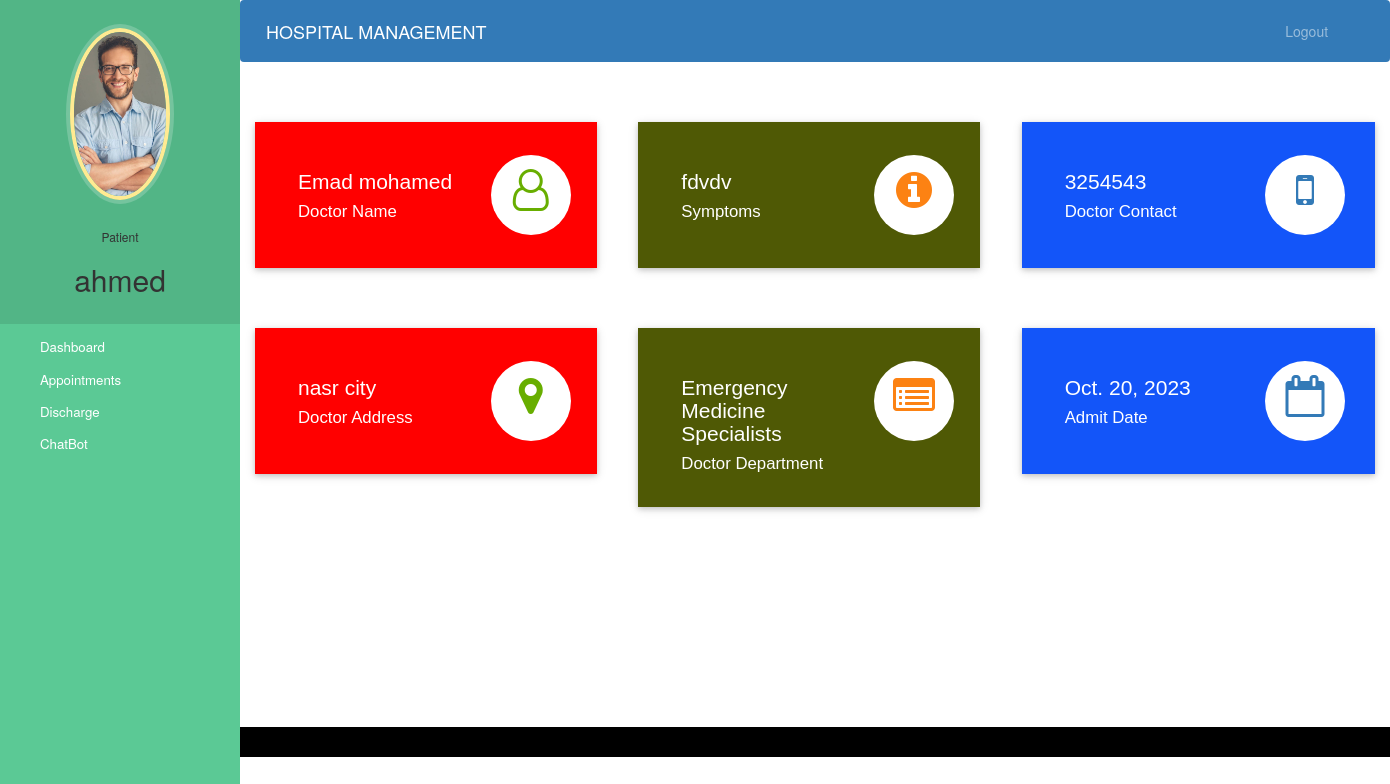
Screenshot of /patient-dashboard (signed in) with the database file from the repository.
### hospital/models.py (models this page shows, shortened)
class Patient(models.Model):
    user=models.OneToOneField(User,on_delete=models.CASCADE)
    profile_pic= models.ImageField(upload_to='profile_pic/PatientProfilePic/',null=True,blank=True)
    address = models.CharField(max_length=40)
    mobile = models.CharField(max_length=20,null=False)
    symptoms = models.CharField(max_length=100,null=False)
    assignedDoctorId = models.PositiveIntegerField(null=True)
    admitDate=models.DateField(auto_now=True)
    status=models.BooleanField(default=False)

class Doctor(models.Model):
    user=models.OneToOneField(User,on_delete=models.CASCADE)
    profile_pic= models.ImageField(upload_to='profile_pic/DoctorProfilePic/',null=True,blank=True)
    address = models.CharField(max_length=40)
    mobile = models.CharField(max_length=20,null=True)
    department= models.CharField(max_length=50,choices=departments,default='Cardiologist')
    status=models.BooleanField(default=False)
    @property
    def get_name(self):
        return self.user.first_name+" "+self.user.last_name

### hospital/views.py (the view)
# urls.py: path('patient-dashboard', views.patient_dashboard_view,name='patient-dashboard'),
@login_required(login_url='patientlogin')
@user_passes_test(is_patient)
def patient_dashboard_view(request):
    patient=models.Patient.objects.get(user_id=request.user.id)
    doctor=models.Doctor.objects.get(user_id=patient.assignedDoctorId)
    mydict={
    'patient':patient,
    'doctorName':doctor.get_name,
    'doctorMobile':doctor.mobile,
    'doctorAddress':doctor.address,
    'symptoms':patient.symptoms,
    'doctorDepartment':doctor.department,
    'admitDate':patient.admitDate,
    }
    return render(request,'hospital/patient_dashboard.html',context=mydict)

### hospital/views.py (called while the page is built)
def is_patient(user):
    return user.groups.filter(name='PATIENT').exists()

### templates/hospital/patient_dashboard.html
{% extends 'hospital/patient_base.html' %}
{% load static %}
{% block content %}
{%include 'hospital/patient_dashboard_cards.html'%}
<br><br><br><br>
{% endblock content %}

### templates/hospital/patient_base.html (shortened to what this page needs)
<!DOCTYPE html>
{% load static %}
<html lang="en">
<head>
  <link rel="stylesheet" href="https://stackpath.bootstrapcdn.com/bootstrap/4.3.1/css/bootstrap.min.css">
  <link rel="stylesheet" href="https://maxcdn.bootstrapcdn.com/font-awesome/4.7.0/css/font-awesome.min.css">
</head>
<body>
  <nav class="menu" tabindex="0">
    <header class="avatar">
      <img src="{% static patient.profile_pic.url %}" alt="Profile Pic" />
      <br><br>
      <h6>Patient</h6>
      <h2>{{request.user.first_name}}</h2>
    </header>
    <ul>
      <li tabindex="0" class="icon-dashboard"> <a style="color:white; text-decoration:none;" href="/patient-dashboard"><span>Dashboard</span></a> </li>
      <li tabindex="0" class="icon-calendar"> <a style="color:white; text-decoration:none;" href="/patient-appointment"><span>Appointments</span></a></li>
      <li tabindex="0" class="icon-users"> <a style="color:white; text-decoration:none;" href="/patient-discharge"><span>Discharge</span></a></li>
      <li tabindex="0" class="icon-users"> <a style="color:white; text-decoration:none;" href="/ChatBot"><span>ChatBot</span></a></li>
    </ul>
  </nav>
  <main>
    <div class="bs-example">
      <nav class="navbar navbar-expand-md  navbar-dark fixed-top" style="background:#337AB7;">
        <a href="/patient-dashboard" class="navbar-brand">HOSPITAL MANAGEMENT</a>
        <div class="collapse navbar-collapse justify-content-between" id="navbarCollapse">
          <div class="navbar-nav" style=" margin-left: 90%;">
            <a href="/logout" class="nav-item nav-link">Logout</a>
          </div>
        </div>
      </nav>
    </div>
    <br><br>
    {% block content %}
    {% endblock content %}
    <br><br><br><br><br><br><br>
    <footer>
      <br>
      <div class="container">
        <div class="row">
          <div class="col-md-12 col-sm-12">
          </div>
        </div>
      </div>
    </footer>
  </main>
</body>
</html>

### templates/hospital/patient_dashboard_cards.html (shortened to what this page needs)
<!DOCTYPE html>
<html lang="en" dir="ltr">
<head>
  <link rel="stylesheet" href="https://maxcdn.bootstrapcdn.com/bootstrap/3.4.1/css/bootstrap.min.css">
  <link rel="stylesheet" href="https://cdnjs.cloudflare.com/ajax/libs/font-awesome/4.7.0/css/font-awesome.min.css">
</head>
<body>
  <div class="market-updates">
    <div class="col-md-4 market-update-gd">
      <div class="market-update-block clr-block-1">
        <div class="col-md-8 market-update-left">
          <h3>{{doctorName}}</h3>
          <h4>Doctor Name</h4>
        </div>
        <div class="col-md-4 market-update-right">
          <i class="fa fa-user-o"> </i>
        </div>
        <div class="clearfix"> </div>
      </div>
    </div>
    <div class="col-md-4 market-update-gd">
      <div class="market-update-block clr-block-2">
        <div class="col-md-8 market-update-left">
          <h3>{{symptoms}}</h3>
          <h4>Symptoms</h4>
        </div>
        <div class="col-md-4 market-update-right">
          <i class="fa fa-info-circle"></i>
        </div>
        <div class="clearfix"> </div>
      </div>
    </div>
    <div class="col-md-4 market-update-gd">
      <div class="market-update-block clr-block-3">
        <div class="col-md-8 market-update-left">
          <h3>{{doctorMobile}}</h3>
          <h4>Doctor Contact</h4>
        </div>
        <div class="col-md-4 market-update-right">
          <i class="fa fa-mobile" aria-hidden="true"></i>
        </div>
        <div class="clearfix"> </div>
      </div>
    </div>
  </div>
  <br><br><br>
  <div class="market-updates">
    <div class="col-md-4 market-update-gd">
      <div class="market-update-block clr-block-1">
        <div class="col-md-8 market-update-left">
          <h3>{{doctorAddress}}</h3>
          <h4>Doctor Address</h4>
        </div>
        <div class="col-md-4 market-update-right">
          <i class="fa fa-map-marker"> </i>
        </div>
        <div class="clearfix"> </div>
      </div>
    </div>
    <div class="col-md-4 market-update-gd">
      <div class="market-update-block clr-block-2">
        <div class="col-md-8 market-update-left">
          <h3>{{doctorDepartment}}</h3>
          <h4>Doctor Department</h4>
        </div>
        <div class="col-md-4 market-update-right">
          <i class="fa fa-list-alt"></i>
        </div>
        <div class="clearfix"> </div>
      </div>
    </div>
    <div class="col-md-4 market-update-gd">
      <div class="market-update-block clr-block-3">
        <div class="col-md-8 market-update-left">
          <h3>{{admitDate}}</h3>
          <h4>Admit Date</h4>
        </div>
        <div class="col-md-4 market-update-right">
          <i class="fa fa-calendar-o" aria-hidden="true"></i>
        </div>
        <div class="clearfix"> </div>
      </div>
    </div>
  </div>
</body>
</html>

### templates/hospital/patient_base.html (style rules this page uses)
a:link { text-decoration: none; }
a { color: white; }
footer { padding: 0px 0px 0px 0px; background-color: black; margin: 0px; }
.fa { font-size: 23px; width: 60px; text-align: center; text-decoration: none; margin: 5px 2px; border-radius: 50%; }
body { padding-left: 240px; }
main { position: relative; height: 100vh; }
.menu { background: #5bc995; height: 100vh; width: 240px; position: fixed; top: 0px; left: 0; z-index: 5; outline: none; }
.menu .avatar { background: rgba(0, 0, 0, 0.1); padding: 2em 0.5em; text-align: center; }
.menu .avatar img { width: 100px; border-radius: 50%; overflow: hidden; border: 4px solid #ffea92; box-shadow: 0 0 0 4px rgba(255, 255, 255, 0.2); }
.menu .avatar h2 { font-weight: normal; margin-bottom: 0; }
.menu ul { list-style: none; padding: 0.5em 0; margin: 0; }
.menu ul li { padding: 0.5em 1em 0.5em 3em; font-size: 0.95em; font-weight: regular; background-repeat: no-repeat; background-position: left 15px center; background-size: auto 20px; transition: all 0.15s linear; cursor: pointer; }
.menu ul li.icon-dashboard { background-image: url("http://www.entypo.com/images//gauge.svg"); }
.menu ul li.icon-users { background-image: url("http://www.entypo.com/images//users.svg"); }
.menu ul li.icon-calendar { background-image: url("http://www.entypo.com/images//calendar.svg"); }

### templates/hospital/patient_dashboard_cards.html (style rules this page uses)
.market-update-block { padding: 2em 2em; background: #999; }
.market-update-block h3 { color: #fff; font-size: 1.5em; font-family: 'Carrois Gothic', sans-serif; }
.market-update-block h4 { font-size: 1.2em; color: #fff; margin: 0.3em 0em; font-family: 'Carrois Gothic', sans-serif; }
.market-update-block.clr-block-1 { background: #ff0000; margin-right: 0.8em; box-shadow: 0 2px 5px 0 rgba(0, 0, 0, 0.16), 0 2px 10px 0 rgba(0, 0, 0, 0.12); transition: 0.5s all; -webkit-transition: 0.5s all; -moz-transition: 0.5s all; -o-transition: 0.5s all; }
.market-update-block.clr-block-2 { background: #4f5905; margin-right: 0.8em; box-shadow: 0 2px 5px 0 rgba(0, 0, 0, 0.16), 0 2px 10px 0 rgba(0, 0, 0, 0.12); transition: 0.5s all; -webkit-transition: 0.5s all; -moz-transition: 0.5s all; -o-transition: 0.5s all; }
.market-update-block.clr-block-3 { background: #1355f9; box-shadow: 0 2px 5px 0 rgba(0, 0, 0, 0.16), 0 2px 10px 0 rgba(0, 0, 0, 0.12); transition: 0.5s all; -webkit-transition: 0.5s all; -moz-transition: 0.5s all; -o-transition: 0.5s all; }
.market-update-right i.fa.fa-user-o, i.fa.fa-map-marker { font-size: 3em; color: #68AE00; width: 80px; height: 80px; background: #fff; text-align: center; border-radius: 49px; -webkit-border-radius: 49px; -moz-border-radius: 49px; -o-border-radius: 49px; line-height: 1.7em; }
.market-update-right i.fa.fa-info-circle, i.fa.fa-list-alt { font-size: 3em; color: #FC8213; width: 80px; height: 80px; background: #fff; text-align: center; border-radius: 49px; -webkit-border-radius: 49px; -moz-border-radius: 49px; -o-border-radius: 49px; line-height: 1.7em; }
.market-update-right i.fa.fa-mobile, i.fa.fa-calendar-o { font-size: 3em; color: #337AB7; width: 80px; height: 80px; background: #fff; text-align: center; border-radius: 49px; -webkit-border-radius: 49px; -moz-border-radius: 49px; -o-border-radius: 49px; line-height: 1.7em; }
.market-update-left { padding: 0px; }

### rows the page displays
Patient: profile_pic (picture), symptoms "fdvdv", admitDate "Oct. 20, 2023"
Doctor: mobile "3254543", address "nasr city", department "Emergency Medicine Specialists"

### other values shown
{{ request.user.first_name }} "ahmed"
{{ doctorName }} "Emad mohamed"
